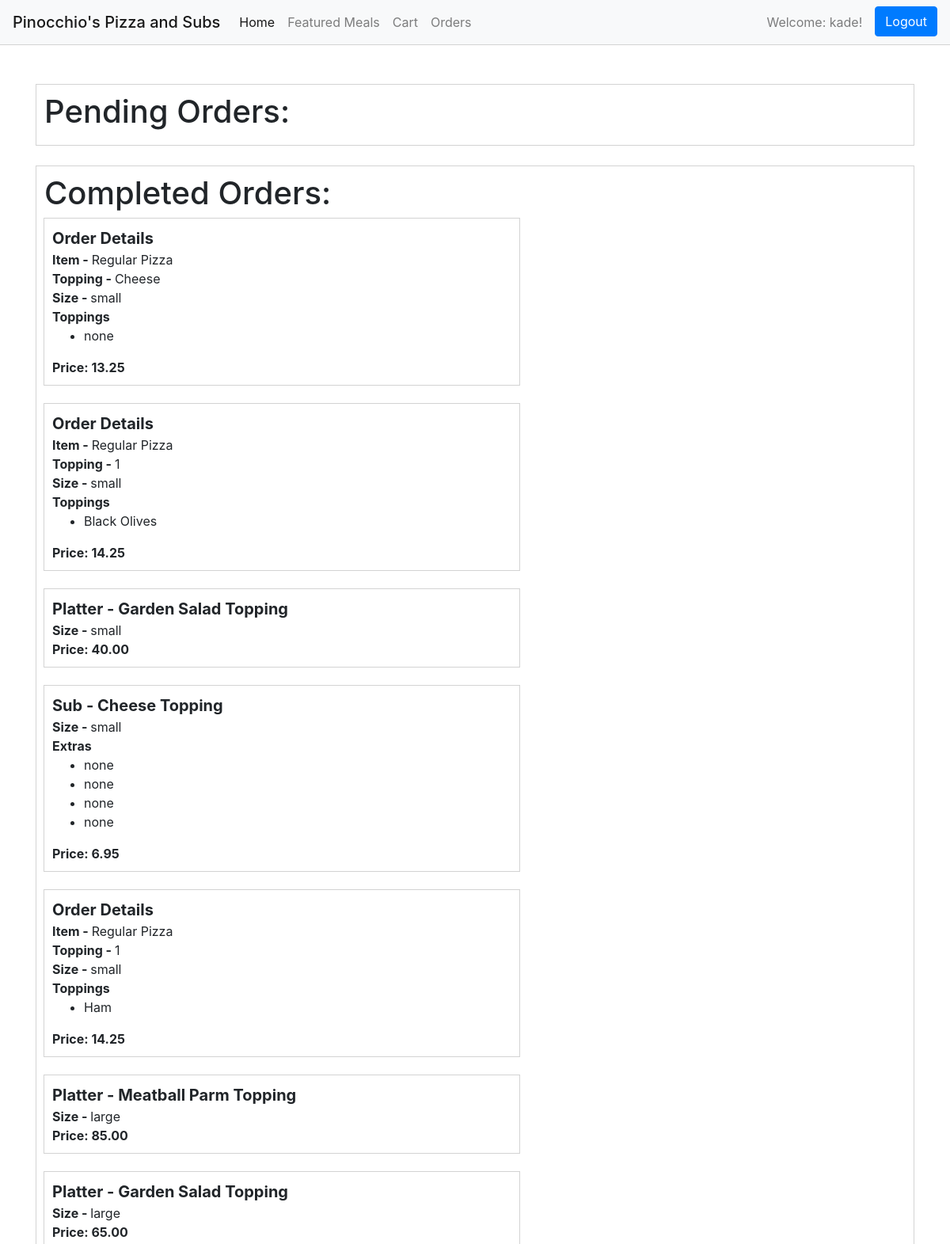
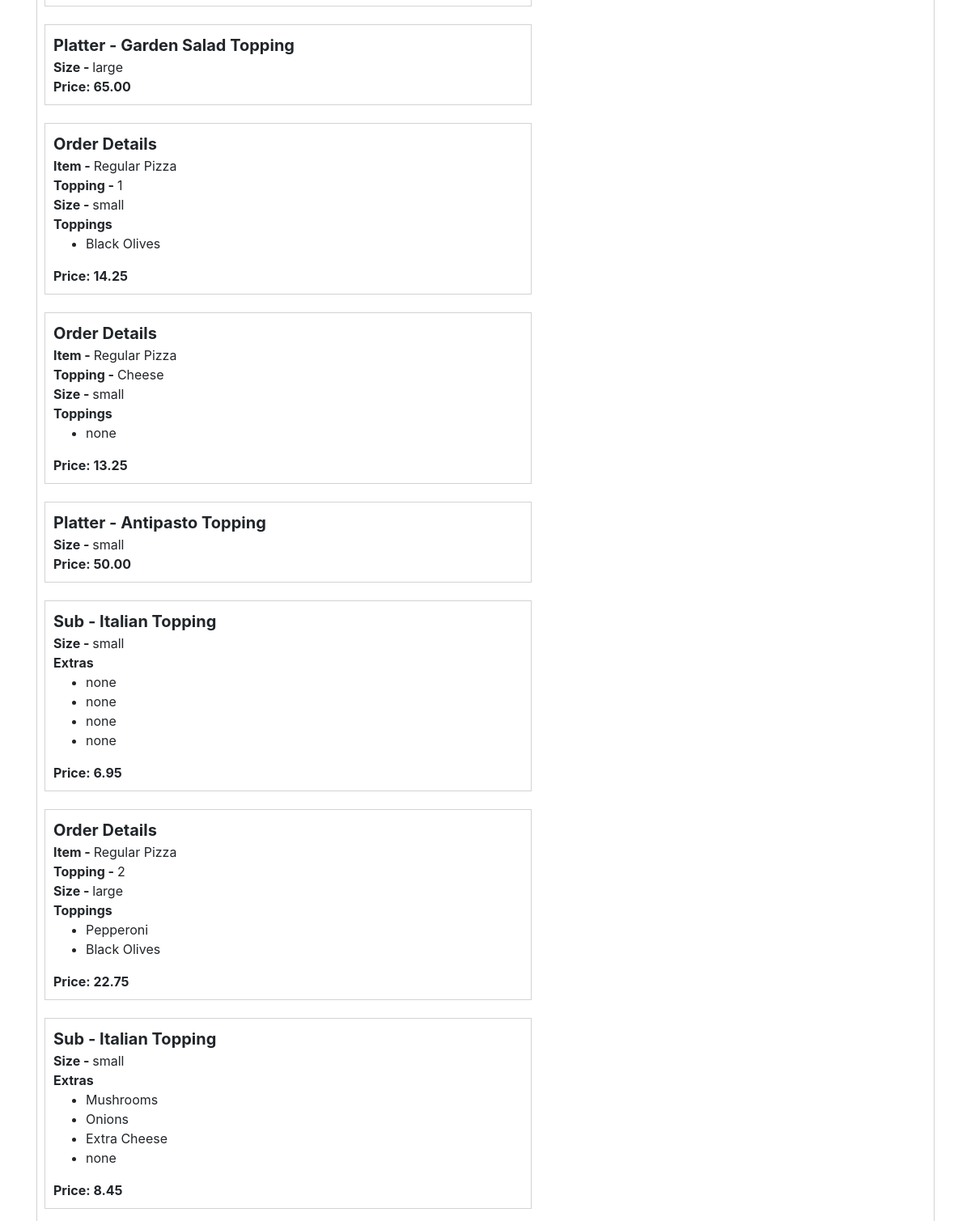
Page /order (signed in) on the committed database (2 pictures, top to bottom).
### orders/models.py (models this page shows, shortened)
class Order(models.Model):
	STATUS_CHOICES = [
    ('Pending', 'Pending'),
    ('Complete', 'Complete'),
]
	user = models.ForeignKey(User, on_delete=models.CASCADE)
	status = models.CharField(max_length=32,choices=STATUS_CHOICES, default="PENDING")
	create_time = models.DateTimeField(auto_now_add=True)
	items = models.ForeignKey(Cart, on_delete=models.CASCADE)

class Cart(models.Model):
	user = models.ForeignKey(User, on_delete=models.CASCADE)
	create_time = models.DateTimeField(auto_now_add=True)
	pizza_order = models.ForeignKey(PizzaOrder, on_delete=models.CASCADE, related_name="cart_order")
	ordered = models.BooleanField(default=False)

class PizzaOrder(models.Model):
	user = models.ForeignKey(User, on_delete=models.CASCADE)
	style = models.CharField(max_length=64)
	size = models.CharField(max_length=64)
	toppings = models.CharField(max_length=64)
	topping_1 = models.CharField(max_length=64)
	topping_2 = models.CharField(max_length=64)
	topping_3 = models.CharField(max_length=64)
	extra_1 = models.CharField(max_length=64, default="")
	extra_2 = models.CharField(max_length=64, default="")
	extra_3 = models.CharField(max_length=64, default="")
	extra_4 = models.CharField(max_length=64, default="")
	price = models.DecimalField(max_digits=5, decimal_places=2)

### orders/views.py (the view, shortened to what this page needs)
# urls.py: path("order", views.adminOrder, name="order"),
def adminOrder(request):
	if request.user.is_staff:
		order_pending = Order.objects.filter(status__iexact="complete")
		pending_users = Order.objects.filter(status__iexact="pending").values_list('user__username', flat=True).distinct()
		order_user = Order.objects.values_list('user__username', flat=True).distinct()
		print(pending_users)
		order_pending_2 = []
		for ous in pending_users:
			case ={'user': ous, 'items': Order.objects.filter(user__username=ous, status__iexact="pending")}
			order_pending_2.append(case)
		context = {
			'pending': order_pending,
			'user_orders': order_user,
			'pending_2': order_pending_2,
		}
		return render(request, "Orders/order_admin.html", context)
	return render(request, "Orders/order_admin.html")

### orders/templates/Orders/order_admin.html (shortened to what this page needs)
{% extends "Orders/layout.html" %}
{% block body %}
<div class="page-flex">
	<div class="cart-header">
{% if user.is_staff %}
	<div class="past-header">
		<div>
			<h1>Pending Orders:</h1>
		</div>
	</div>
	<div class="past-header">
		<div>
			<h1>Completed Orders:</h1>
		</div>
		{% for pend in pending %}
				{% if pend.items.pizza_order.style == "Sicilian Pizza" or pend.items.pizza_order.style == "Regular Pizza" %}
					<div class="cart-flex-div" id="pizza_cart-{{ forloop.counter0 }}">
						<div class="cart-remove_div">
							<div class="cart-title">Order Details</div>
						</div>
						<div>
							<div class="cart-size">Item - <span class="cart-size-span">{{pend.items.pizza_order.style}}</span></div>
						</div>
						<div>
							<div class="cart-size">Topping - <span class="cart-size-span">{{pend.items.pizza_order.toppings}}</span></div>
						</div>
						<div>
							<div class="cart-size">Size - <span class="cart-size-span">{{pend.items.pizza_order.size}}</span></div>
							<div class="cart-toppings">Toppings</div>
							{% if pend.items.pizza_order.toppings == '1' %}
							<ul>
								<li>{{pend.items.pizza_order.topping_1}}</li>
							</ul>
							{% elif pend.items.pizza_order.toppings == '2' %}
								<ul>
									<li>{{pend.items.pizza_order.topping_1}}</li>
									<li>{{pend.items.pizza_order.topping_2}}</li>
								</ul>
							{% elif pend.items.pizza_order.toppings == '3' %}
								<ul>
									<li>{{pend.items.pizza_order.topping_1}}</li>
									<li>{{pend.items.pizza_order.topping_2}}</li>
									<li>{{pend.items.pizza_order.topping_3}}</li>
								</ul>
							{% else %}
								<ul>
								<li>none</li>
							</ul>
							{% endif %}
						</div>
						<div>
							<div class="cart-price">Price:<span class=""> {{pend.items.pizza_order.price }}</span></div>
						</div>
					</div>
					<br>
				{% elif pend.items.pizza_order.style == 'Subs' %}
					<div class="cart-flex-div" id="pizza_cart-{{ forloop.counter0 }}">
						<div class="cart-remove_div">
							<div class="cart-title">Sub - {{pend.items.pizza_order.toppings}} Topping</div>
						</div>
						<div>
							<div class="cart-size">Size - <span class="cart-size-span">{{pend.items.pizza_order.size}}</span></div>
							<div class="cart-extras">Extras</div>
								<ul>
									<li>{{pend.items.pizza_order.extra_1}}</li>
									<li>{{pend.items.pizza_order.extra_2}}</li>
									<li>{{pend.items.pizza_order.extra_3}}</li>
									<li>{{pend.items.pizza_order.extra_4}}</li>
								</ul>
						</div>
						<div>
							<div class="cart-price">Price:<span> {{pend.items.pizza_order.price }}</span></div>
						</div>
					</div>
					<br>
				{% elif pend.items.pizza_order.style == 'Platter' %}
					<div class="cart-flex-div" id="pizza_cart-{{ forloop.counter0 }}">
						<div class="cart-remove_div">
							<div class="cart-title">Platter - {{pend.items.pizza_order.toppings}} Topping</div>
						</div>
						<div>
							<div class="cart-size">Size - <span class="cart-size-span">{{pend.items.pizza_order.size}}</span></div>
						</div>
						<div>
							<div class="cart-price">Price:<span> {{pend.items.pizza_order.price }}</span></div>
						</div>
					</div>
					<br>
				{% endif %}
		{% endfor %}
	</div>
{% else %}
		<span id="logged_out" class="navbar-text welcome-notice">You are not logged in <a href="{% url 'login' %}">Click Here</a></span>
{% endif %}
</div>
{% endblock %}

### orders/templates/Orders/layout.html (shortened to what this page needs)
<!DOCTYPE html>
<html>
	<head>
		<link rel="stylesheet" type="text/css" href="https://stackpath.bootstrapcdn.com/bootstrap/4.5.2/css/bootstrap.min.css">
		{% load static %}
		<link rel="stylesheet" href="{% static 'css/layout.css' %}">
	</head>
	<body>
		<header>
			<nav class="navbar navbar-expand-lg navbar-light bg-light">
			  <span class="navbar-brand mb-0 h1">Pinocchio's Pizza and Subs</span>
			  <div class="collapse navbar-collapse" id="navbarNavAltMarkup">
			    <div class="navbar-nav">
			      <a class="nav-link active" href="{% url 'index' %}">Home <span class="sr-only">(current)</span></a>
			      <a class="nav-link" href="{% url 'platter' %}">Featured Meals</a>
			      <a class="nav-link" href="{% url 'cart' %}">Cart</a>
			      {% if user.is_staff %}
			      <a class="nav-link" href="{% url 'order' %}" >Orders</a>
			      {% endif %}
			    </div>
			  </div>
			   <div class="collapse navbar-collapse justify-content-end" id="navbarNavAltMarkup">
			 	<div id="user" class="navbar-nav">
			   		{% if user.is_authenticated %}
					<span id="logged_in" class="navbar-text welcome-notice">Welcome: {{ user.get_username }}!</span>
					{% else %}
					<span id="logged_out" class="navbar-text welcome-notice">You are not logged in <a href="{% url 'login' %}">Click Here</a></span>
					{% endif %}
			    	<a id="logout" href="{% url 'logout' %}"><button type="button" class="btn btn-primary order-button">Logout</button></a>
			    </div>
			   </div>
			</nav>
			</header>
		<div class="container">
			{% block body %}
			{% endblock %}
		</div>
	</body>
</html>

### orders/static/css/layout.css (style rules this page uses)
body { background-color: white; }
.navbar { outline: 1px solid lightgrey; min-height: 50px; }
.menu-flex, .page-flex { margin-top: 25px; display: flex; flex-direction: column; align-items: center; min-height: calc(100vh - 83px); height: auto; width: 100%; }
.order-button { width: 6rem; }
.navbar-text { padding-right: 1rem; }
.cart-header { display: flex; flex-direction: row; flex-wrap: wrap; width: 100%; }
.cart-flex-div { display: flex; flex-direction: column; flex-wrap: wrap; width: 50vw; height: auto; outline: 1px solid lightgrey; padding: 10px; }
.cart-title { font-size: 1.25rem; font-weight: bold; }
.cart-price, .cart-toppings,.cart-extras, .cart-size { font-size: 1rem; font-weight: bold; }
.cart-size-span { font-size: 1rem; font-weight: normal; }
.cart-remove_div { display: flex; flex-direction: row; flex-wrap: wrap; justify-content: space-between; }
.order-button { display: flex; width: 100%; justify-content: center; }
.past-header { border: 1px solid lightgrey; padding: 10px; margin-top: 25px; display: flex; flex-direction: column; flex-wrap: wrap; justify-content: flex-start; width: 100%; }

### rows in the picture
Order: items.pizza_order.style "Regular Pizza", items.pizza_order.toppings "Cheese", items.pizza_order.size "small", shows "none", items.pizza_order.price "13.25"
Order: items.pizza_order.style "Regular Pizza", items.pizza_order.toppings "1", items.pizza_order.size "small", items.pizza_order.topping_1 "Black Olives", items.pizza_order.price "14.25"
Order: items.pizza_order.toppings "Garden Salad", items.pizza_order.size "small", items.pizza_order.price "40.00"
Order: items.pizza_order.toppings "Cheese", items.pizza_order.size "small", items.pizza_order.extra_1 "none", items.pizza_order.extra_2 "none", items.pizza_order.extra_3 "none", items.pizza_order.extra_4 "none", items.pizza_order.price "6.95"
Order: items.pizza_order.style "Regular Pizza", items.pizza_order.toppings "1", items.pizza_order.size "small", items.pizza_order.topping_1 "Ham", items.pizza_order.price "14.25"
Order: items.pizza_order.toppings "Meatball Parm", items.pizza_order.size "large", items.pizza_order.price "85.00"
Order: items.pizza_order.toppings "Garden Salad", items.pizza_order.size "large", items.pizza_order.price "65.00"
Order: items.pizza_order.toppings "Garden Salad", items.pizza_order.size "large", items.pizza_order.price "65.00"
Order: items.pizza_order.style "Regular Pizza", items.pizza_order.toppings "1", items.pizza_order.size "small", items.pizza_order.topping_1 "Black Olives", items.pizza_order.price "14.25"
Order: items.pizza_order.style "Regular Pizza", items.pizza_order.toppings "Cheese", items.pizza_order.size "small", shows "none", items.pizza_order.price "13.25"
Order: items.pizza_order.toppings "Antipasto", items.pizza_order.size "small", items.pizza_order.price "50.00"
Order: items.pizza_order.toppings "Italian", items.pizza_order.size "small", items.pizza_order.extra_1 "none", items.pizza_order.extra_2 "none", items.pizza_order.extra_3 "none", items.pizza_order.extra_4 "none", items.pizza_order.price "6.95"
Order: items.pizza_order.style "Regular Pizza", items.pizza_order.toppings "2", items.pizza_order.size "large", items.pizza_order.topping_1 "Pepperoni", items.pizza_order.topping_2 "Black Olives", items.pizza_order.price "22.75"
Order: items.pizza_order.toppings "Italian", items.pizza_order.size "small", items.pizza_order.extra_1 "Mushrooms", items.pizza_order.extra_2 "Onions", items.pizza_order.extra_3 "Extra Cheese", items.pizza_order.extra_4 "none", items.pizza_order.price "8.45"

### other values in the picture
{{ user.get_username }} "kade"
